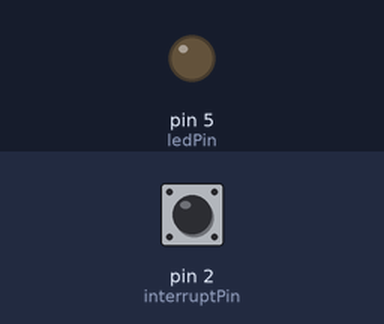
Simulated run of this sketch. Board: Arduino Uno, built with avr-gcc and run on an emulated ATmega328P. Parts: output pins drawn as LEDs (lit = HIGH). The inputs (shaded band) are chosen by the test bench; at power-on: pin 2 (interruptPin) LOW. What the sketch prints to the serial monitor is not drawn.

Above: at 3.2 s.
3.3 s: pin 2 (interruptPin) pulled HIGH for 0.15 s
At 3.53 s:
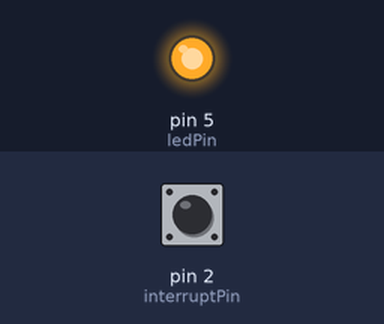
Timing chart, 0 to 6.3 s (numbered marks = the images above; inputs shaded):
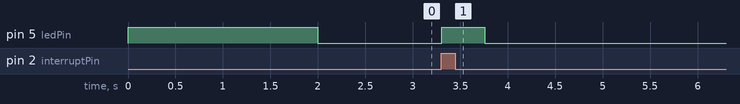

Measured:
- after the input at 3.3 s, pin 5 (ledPin): LOW → HIGH at once, → LOW 0.45 s later

The sketch:

test_code_3.ino
```cpp
// This program sourced from
// https://www.arduino.cc/en/Reference/AttachInterrupt
// to test the interrupt pin
// NOTES: The gain of the audio sensor is tuned CCW to very low until the RED LED on the module is just OFF

// Sound module
// DO pin --> Arduino Pin 2 (interrupt_0)

// LEDGENT:
// _ts means time_stamp

#define SINGLE_CLAP_SILENT_USEC 8000
#define ALL_CLAP_SILENT_USEC 450000

const byte ledPin = 5;
const byte interruptPin = 2;

// the array is temporary to demonstrate the code works, can be refined
const byte arrylen = 100;
unsigned long ts[arrylen];
int val[arrylen];
int arry_idx = 0;

unsigned long first_rise_ts = 0;
unsigned long last_fall_ts = 0;

// TY: I am dis-like these two needed to be declared as global variable
unsigned long last_clap_fall_ts = 0;
unsigned int clap_cnt = 0;

void setup() {
  Serial.begin(9600);
  Serial.println("setup() - begin");
  pinMode(ledPin, OUTPUT);

  // using CHANGE to detect both RISING & FALLING edge
  attachInterrupt(digitalPinToInterrupt(interruptPin), log_chg, CHANGE);
//  attachInterrupt(digitalPinToInterrupt(interruptPin), blink, RISING);

  // turn on test LED
  digitalWrite(ledPin, HIGH);
  Serial.println("LED_ON");

  reset_ts_arry();

  Serial.println("setup() - nearly end");
  delay(2000);
  digitalWrite(ledPin, LOW);
  Serial.println("LED_OFF");
  Serial.println("setup() - end");
}

void loop() {
  unsigned long curr_us = 0;
  unsigned long quiet_us = 0;
  //unsigned long last_clap_fall_ts = 0;
  //unsigned int clap_cnt = 0;

  if (arry_idx)
  {
    noInterrupts();
    curr_us = micros();
    if (last_fall_ts)
    {
       quiet_us = curr_us - last_fall_ts;
    }

    if (quiet_us > SINGLE_CLAP_SILENT_USEC)
    {
      if (first_rise_ts)
      {
        // do followings ONLY if first_rise_ts exist, ie not just a last_fall_ts detected
/*
        Serial.print("clap width = ");
        Serial.print(last_fall_ts);
        Serial.print(" - ");
        Serial.print(first_rise_ts);
        Serial.print(" = ");
        Serial.println(last_fall_ts - first_rise_ts);

        Serial.print("arry_idx = ");
        Serial.println(arry_idx);
*/
        //digitalWrite(ledPin, HIGH);
        //delay(500);
//        print_ts_arry();
        clap_cnt++;
        last_clap_fall_ts = last_fall_ts;
        digitalWrite(ledPin, HIGH);
      }
      reset_ts_arry();
    }
    interrupts();
  }

  if (clap_cnt)
  {
    delay(50);
    curr_us = micros();
    quiet_us = curr_us - last_clap_fall_ts;
/*
    Serial.print("curr_us = ");
    Serial.println(curr_us);
    Serial.print("last_clap_fall_ts = ");
    Serial.println(last_clap_fall_ts);
    Serial.print("quiet_us = ");
    Serial.println(quiet_us);
    Serial.print("clap count = ");
    Serial.println(clap_cnt);
    Serial.println("-----------------------------------------------");
*/
    if (quiet_us > ALL_CLAP_SILENT_USEC)
    {
      // print ONLY if first_rise_ts exist, ie not just a last_fall_ts detected
      Serial.print("clap count = ");
      Serial.println(clap_cnt);
//      Serial.println("+++++++++++++++++++++++++++++++++++++++++++++++");
      Serial.println();
      digitalWrite(ledPin, LOW);
      //delay(200);
      clap_cnt = 0;
      last_clap_fall_ts = 0;
    }
  }

  //digitalWrite(ledPin, LOW);
}

void log_chg() {
  unsigned long curr_us;
  int curr_val;

  curr_us = micros();
  curr_val = digitalRead(interruptPin);

  if (arry_idx < arrylen)
  {
    ts[arry_idx] = curr_us;
    val[arry_idx] = curr_val;
    arry_idx++;
  }

//  if (first_rise_ts == 0)  <<-- this doesn't work
  if ((first_rise_ts == 0) && (curr_val == HIGH))
  {
     last_fall_ts = first_rise_ts = curr_us;
  }
  if ((curr_us - last_fall_ts) && (curr_val == LOW))
  {
     last_fall_ts = curr_us;
  }
}

void print_ts_arry()
{
  int i = 0;
  while (i < arry_idx)
  {
    /*
    Serial.print(i);
    Serial.print(" ");
    Serial.print(val[i]);
    Serial.print(" ");
    Serial.println(ts[i]);
    */
    Serial.print(".");
    i++;
  }
    Serial.println("^");
}

void reset_ts_arry()
{
  int i = arrylen - 1;
  while (i)
  {
    ts[i] = 0;
    val[i] = 0;
    i--;
  }
  arry_idx = 0;
  first_rise_ts = 0;
  last_fall_ts = 0;
}
```
